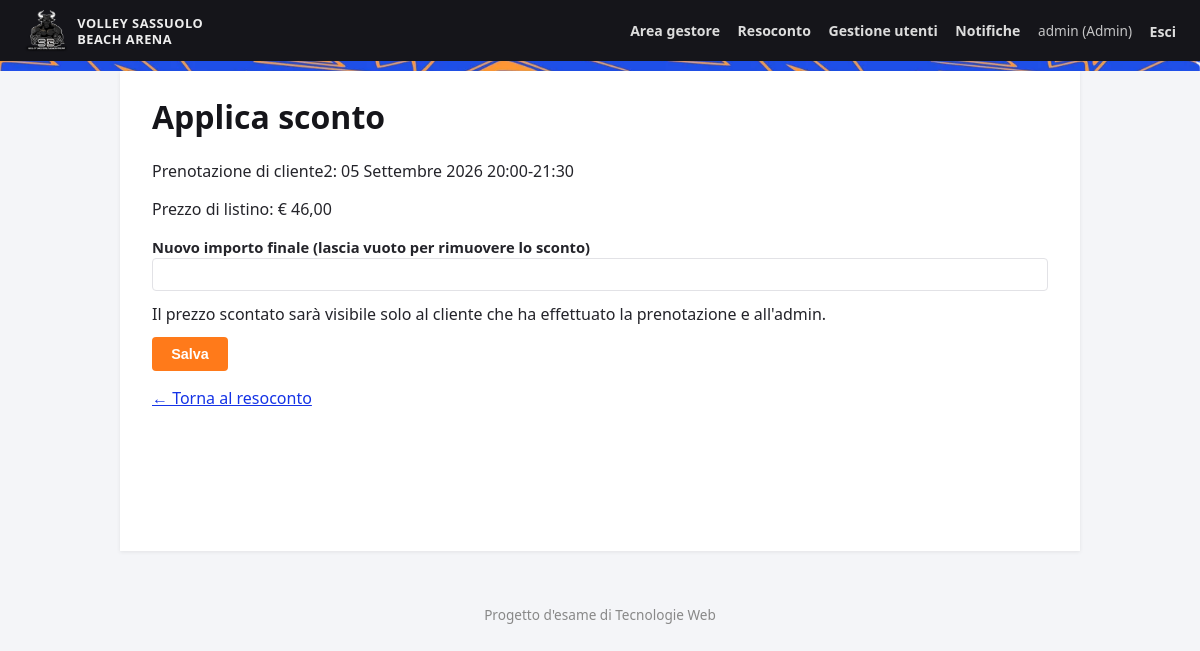
Page /prenotazioni/economia/33/sconto/ (signed in) on the committed database.
### accounts/models.py (models this page shows, shortened)
class User(AbstractUser):
    username = models.CharField(
        _('username'),
        max_length=USERNAME_MASSIMO_CARATTERI,
        unique=True,
        help_text=f'Obbligatorio. Massimo {USERNAME_MASSIMO_CARATTERI} caratteri. Solo lettere, cifre e @/./+/-/_ .',
        validators=[UnicodeUsernameValidator()],
        error_messages={'unique': 'Esiste già un utente con questo nome utente.'},
    )
    first_name = models.CharField(_('first name'), max_length=NOME_MASSIMO_CARATTERI, blank=True)
    last_name = models.CharField(_('last name'), max_length=NOME_MASSIMO_CARATTERI, blank=True)
    class Ruolo(models.TextChoices):
        CLIENTE = 'cliente', 'Cliente'
        GESTORE = 'gestore', 'Gestore'
        ADMIN = 'admin', 'Admin'
    role = models.CharField(max_length=10, choices=Ruolo.choices, default=Ruolo.CLIENTE)
    @property
    def is_cliente(self):
        return self.role == self.Ruolo.CLIENTE
    @property
    def is_admin_struttura(self):
        return self.role == self.Ruolo.ADMIN
    @property
    def is_gestore_or_admin(self):
        return self.role in (self.Ruolo.GESTORE, self.Ruolo.ADMIN)
    def __str__(self):
        return self.get_full_name() or self.username

### prenotazioni/models.py (models this page shows, shortened)
class Prenotazione(models.Model):
    class Stato(models.TextChoices):
        CONFERMATA = 'confermata', 'Confermata'
        CANCELLATA = 'cancellata', 'Cancellata'
    utente = models.ForeignKey('accounts.User', on_delete=models.CASCADE, related_name='prenotazioni')
    gestore = models.ForeignKey(
        'accounts.User', on_delete=models.SET_NULL, null=True, blank=True,
        related_name='prenotazioni_gestite',
    )
    data = models.DateField()
    ora_inizio = models.TimeField()
    ora_fine = models.TimeField()
    spogliatoio = models.BooleanField(default=False)
    numero_partecipanti = models.PositiveIntegerField(
        default=1, validators=[MinValueValidator(1), MaxValueValidator(PARTECIPANTI_MASSIMO)],
    )
    stato = models.CharField(max_length=12, choices=Stato.choices, default=Stato.CONFERMATA)
    prezzo_listino = models.DecimalField(max_digits=7, decimal_places=2)
    prezzo_finale = models.DecimalField(max_digits=7, decimal_places=2, null=True, blank=True)
    creato_il = models.DateTimeField(auto_now_add=True)
    cancellata_il = models.DateTimeField(null=True, blank=True)
    class Meta:
        ordering = ['-data', '-ora_inizio']

### prenotazioni/views.py (the view, shortened to what this page needs)
# urls.py: path('economia/<int:pk>/sconto/', views.applica_sconto, name='applica_sconto'),
@admin_required
def applica_sconto(request, pk):
    prenotazione = get_object_or_404(Prenotazione, pk=pk)
    return render(request, 'prenotazioni/applica_sconto.html', {'prenotazione': prenotazione})

### accounts/permissions.py (called while the page is built)
def _is_admin(user):
    return user.is_authenticated and user.is_admin_struttura

### prenotazioni/context_processors.py (called while the page is built)
def notifiche(request):
    user = getattr(request, 'user', None)
    if not user or not user.is_authenticated:
        return {}
    return {'notifiche_non_lette': user.notifiche.filter(letta=False).count()}

### templates/prenotazioni/applica_sconto.html (shortened to what this page needs)
{% extends "base.html" %}
{% block content %}
<h1>Applica sconto</h1>
<p>Prenotazione di {{ prenotazione.utente }}: {{ prenotazione.data }} {{ prenotazione.ora_inizio|time:"H:i" }}-{{ prenotazione.ora_fine|time:"H:i" }}</p>
<p>Prezzo di listino: € {{ prenotazione.prezzo_listino }}</p>
<form method="post" class="form">
    <p><label>Nuovo importo finale (lascia vuoto per rimuovere lo sconto)
        <input type="number" step="0.01" min="0" name="prezzo_finale" value="{{ prenotazione.prezzo_finale|default_if_none:'' }}">
    </label></p>
    <p class="hint">Il prezzo scontato sarà visibile solo al cliente che ha effettuato la prenotazione e all'admin.</p>
    <button type="submit">Salva</button>
</form>
<p><a href="{% url 'prenotazioni:economia' %}">&larr; Torna al resoconto</a></p>
{% endblock %}

### templates/base.html (shortened to what this page needs)
<!DOCTYPE html>
{% load static %}
<html lang="it">
<head>
    <link rel="stylesheet" href="{% static 'css/style.css' %}?v=vsba2">
</head>
<body>
<header class="navbar">
    <a class="brand" href="{% url 'home' %}">
        <img src="{% static 'img/vsba-toro.webp' %}" alt="VSBA">
        <span class="brand-name">Volley Sassuolo<br>Beach Arena</span>
    </a>
    <nav>
        {% if user.is_authenticated %}
            {% if user.is_gestore_or_admin %}
                <a href="{% url 'struttura:dashboard' %}">Area gestore</a>
            {% endif %}
            {% if user.is_admin_struttura %}
                <a href="{% url 'prenotazioni:economia' %}">Resoconto</a>
                <a href="{% url 'accounts:gestione_utenti' %}">Gestione utenti</a>
            {% endif %}
            <a href="{% url 'prenotazioni:notifiche' %}" class="notif-link">Notifiche
            </a>
            <span class="whoami">{{ user.username }} ({{ user.get_role_display }})</span>
            <form action="{% url 'accounts:logout' %}" method="post" class="inline-form">
                <button type="submit" class="link-button">Esci</button>
            </form>
        {% else %}
            <a href="{% url 'accounts:login' %}">Accedi</a>
            <a href="{% url 'accounts:signup' %}">Registrati</a>
        {% endif %}
    </nav>
</header>
<div class="pattern-band"></div>
<main class="container">
    {% block content %}{% endblock %}
</main>
<footer class="footer">
    <p>Progetto d'esame di Tecnologie Web</p>
</footer>
</body>
</html>

### static/css/style.css (style rules this page uses)
:root { --vsba-blue: #1533e6; --vsba-blue-dark: #0d1f8f; --vsba-orange: #ff7a1a; --vsba-yellow: #ffcc00; --vsba-black: #15151a; --vsba-pink: #f62350; --border: #e2e2e6; --text: #24242a; --success: #2a9d8f; --danger: #d64545; --font-display: "Segoe UI", Arial, sans-serif; }
* { box-sizing: border-box; }
body { font-family: "Segoe UI", Arial, sans-serif; margin: 0; color: var(--text); background: #f4f5f8; }
a { color: var(--vsba-blue); }
h1, h2, h3 { font-family: var(--font-display); font-weight: 800; }
h1 { color: var(--vsba-black); margin-top: 0; }
.pattern-band { height: 10px; background-image: url('../img/sfondo-vsba.webp'); background-size: cover; background-position: center; }
.navbar { background: var(--vsba-black); color: white; display: flex; justify-content: space-between; align-items: center; padding: 0.6rem 1.5rem; flex-wrap: wrap; gap: 0.5rem; }
.navbar .brand { color: white; text-decoration: none; display: flex; align-items: center; gap: 0.6rem; }
.navbar .brand img { height: 42px; width: auto; display: block; }
.navbar .brand .brand-name { font-size: 0.8rem; line-height: 1.25; font-weight: 700; text-transform: uppercase; letter-spacing: 0.04em; color: #eee; }
.navbar nav { display: flex; align-items: center; flex-wrap: wrap; }
.navbar nav a, .navbar nav .link-button { color: #ddd; text-decoration: none; margin-left: 1.1rem; font-size: 0.88rem; font-weight: 600; }
.link-button { background: none; border: none; cursor: pointer; padding: 0; font: inherit; }
.inline-form { display: inline; }
.whoami { margin-left: 1.1rem; opacity: 0.75; font-size: 0.85rem; }
.container { max-width: 960px; margin: 0 auto 1.5rem; background: white; padding: 1.5rem 2rem 2rem; box-shadow: 0 1px 4px rgba(0,0,0,0.08); min-height: 60vh; }
.footer { text-align: center; padding: 1rem; color: #888; font-size: 0.85rem; }
.form p { margin: 0.75rem 0; }
.form label { font-weight: 600; font-size: 0.92rem; }
.form input, .form select, .form textarea { width: 100%; padding: 0.45rem; border: 1px solid var(--border); border-radius: 4px; font-size: 0.95rem; }
button, .btn { background: var(--vsba-orange); color: white; border: none; padding: 0.55rem 1.2rem; border-radius: 4px; cursor: pointer; text-decoration: none; display: inline-block; font-size: 0.9rem; font-weight: 700; }

### rows in the picture
User: username "admin", role "Admin"
Prenotazione: utente "cliente2", data "05 Settembre 2026", ora_inizio "20:00", ora_fine "21:30", prezzo_listino "46,00"
